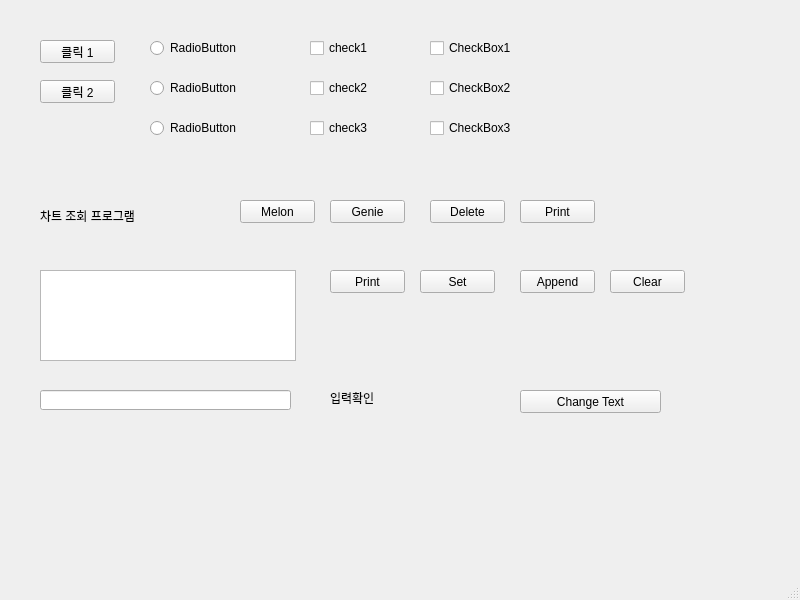
<?xml version="1.0" encoding="UTF-8"?>
<ui version="4.0">
 <class>MainWindow</class>
 <widget class="QMainWindow" name="MainWindow">
  <property name="geometry">
   <rect>
    <x>0</x>
    <y>0</y>
    <width>800</width>
    <height>600</height>
   </rect>
  </property>
  <property name="windowTitle">
   <string>MainWindow</string>
  </property>
  <widget class="QWidget" name="centralwidget">
   <widget class="QPushButton" name="pushButton_1">
    <property name="geometry">
     <rect>
      <x>40</x>
      <y>40</y>
      <width>75</width>
      <height>23</height>
     </rect>
    </property>
    <property name="text">
     <string>클릭 1</string>
    </property>
   </widget>
   <widget class="QPushButton" name="pushButton_2">
    <property name="geometry">
     <rect>
      <x>40</x>
      <y>80</y>
      <width>75</width>
      <height>23</height>
     </rect>
    </property>
    <property name="text">
     <string>클릭 2</string>
    </property>
   </widget>
   <widget class="QRadioButton" name="radioButton_1">
    <property name="geometry">
     <rect>
      <x>150</x>
      <y>40</y>
      <width>90</width>
      <height>16</height>
     </rect>
    </property>
    <property name="text">
     <string>RadioButton</string>
    </property>
   </widget>
   <widget class="QRadioButton" name="radioButton_2">
    <property name="geometry">
     <rect>
      <x>150</x>
      <y>80</y>
      <width>90</width>
      <height>16</height>
     </rect>
    </property>
    <property name="text">
     <string>RadioButton</string>
    </property>
   </widget>
   <widget class="QRadioButton" name="radioButton_3">
    <property name="geometry">
     <rect>
      <x>150</x>
      <y>120</y>
      <width>90</width>
      <height>16</height>
     </rect>
    </property>
    <property name="text">
     <string>RadioButton</string>
    </property>
   </widget>
   <widget class="QCheckBox" name="check1">
    <property name="geometry">
     <rect>
      <x>310</x>
      <y>40</y>
      <width>81</width>
      <height>16</height>
     </rect>
    </property>
    <property name="text">
     <string>check1</string>
    </property>
   </widget>
   <widget class="QCheckBox" name="check2">
    <property name="geometry">
     <rect>
      <x>310</x>
      <y>80</y>
      <width>81</width>
      <height>16</height>
     </rect>
    </property>
    <property name="text">
     <string>check2</string>
    </property>
   </widget>
   <widget class="QCheckBox" name="check3">
    <property name="geometry">
     <rect>
      <x>310</x>
      <y>120</y>
      <width>81</width>
      <height>16</height>
     </rect>
    </property>
    <property name="text">
     <string>check3</string>
    </property>
   </widget>
   <widget class="QCheckBox" name="checkBox1">
    <property name="geometry">
     <rect>
      <x>430</x>
      <y>40</y>
      <width>101</width>
      <height>16</height>
     </rect>
    </property>
    <property name="text">
     <string>CheckBox1</string>
    </property>
   </widget>
   <widget class="QCheckBox" name="checkBox2">
    <property name="geometry">
     <rect>
      <x>430</x>
      <y>80</y>
      <width>101</width>
      <height>16</height>
     </rect>
    </property>
    <property name="text">
     <string>CheckBox2</string>
    </property>
   </widget>
   <widget class="QCheckBox" name="checkBox3">
    <property name="geometry">
     <rect>
      <x>430</x>
      <y>120</y>
      <width>101</width>
      <height>16</height>
     </rect>
    </property>
    <property name="text">
     <string>CheckBox3</string>
    </property>
   </widget>
   <widget class="QLabel" name="label">
    <property name="geometry">
     <rect>
      <x>40</x>
      <y>200</y>
      <width>201</width>
      <height>31</height>
     </rect>
    </property>
    <property name="text">
     <string>차트 조회 프로그램</string>
    </property>
   </widget>
   <widget class="QPushButton" name="melonButton">
    <property name="geometry">
     <rect>
      <x>240</x>
      <y>200</y>
      <width>75</width>
      <height>23</height>
     </rect>
    </property>
    <property name="text">
     <string>Melon</string>
    </property>
   </widget>
   <widget class="QPushButton" name="genieButton">
    <property name="geometry">
     <rect>
      <x>330</x>
      <y>200</y>
      <width>75</width>
      <height>23</height>
     </rect>
    </property>
    <property name="text">
     <string>Genie</string>
    </property>
   </widget>
   <widget class="QPushButton" name="printButton">
    <property name="geometry">
     <rect>
      <x>520</x>
      <y>200</y>
      <width>75</width>
      <height>23</height>
     </rect>
    </property>
    <property name="text">
     <string>Print</string>
    </property>
   </widget>
   <widget class="QPushButton" name="deleteButton">
    <property name="geometry">
     <rect>
      <x>430</x>
      <y>200</y>
      <width>75</width>
      <height>23</height>
     </rect>
    </property>
    <property name="text">
     <string>Delete</string>
    </property>
   </widget>
   <widget class="QTextBrowser" name="textBrowser">
    <property name="geometry">
     <rect>
      <x>40</x>
      <y>270</y>
      <width>256</width>
      <height>91</height>
     </rect>
    </property>
   </widget>
   <widget class="QPushButton" name="settextButton">
    <property name="geometry">
     <rect>
      <x>420</x>
      <y>270</y>
      <width>75</width>
      <height>23</height>
     </rect>
    </property>
    <property name="text">
     <string>Set</string>
    </property>
   </widget>
   <widget class="QPushButton" name="appendtextButton">
    <property name="geometry">
     <rect>
      <x>520</x>
      <y>270</y>
      <width>75</width>
      <height>23</height>
     </rect>
    </property>
    <property name="text">
     <string>Append</string>
    </property>
   </widget>
   <widget class="QPushButton" name="printbrowserButton">
    <property name="geometry">
     <rect>
      <x>330</x>
      <y>270</y>
      <width>75</width>
      <height>23</height>
     </rect>
    </property>
    <property name="text">
     <string>Print</string>
    </property>
   </widget>
   <widget class="QPushButton" name="clearButton">
    <property name="geometry">
     <rect>
      <x>610</x>
      <y>270</y>
      <width>75</width>
      <height>23</height>
     </rect>
    </property>
    <property name="text">
     <string>Clear</string>
    </property>
   </widget>
   <widget class="QLineEdit" name="lineEdit">
    <property name="geometry">
     <rect>
      <x>40</x>
      <y>390</y>
      <width>251</width>
      <height>20</height>
     </rect>
    </property>
   </widget>
   <widget class="QPushButton" name="lineeditchangeButton">
    <property name="geometry">
     <rect>
      <x>520</x>
      <y>390</y>
      <width>141</width>
      <height>23</height>
     </rect>
    </property>
    <property name="text">
     <string>Change Text</string>
    </property>
   </widget>
   <widget class="QLabel" name="label_text">
    <property name="geometry">
     <rect>
      <x>330</x>
      <y>390</y>
      <width>161</width>
      <height>16</height>
     </rect>
    </property>
    <property name="text">
     <string>입력확인</string>
    </property>
   </widget>
  </widget>
  <widget class="QMenuBar" name="menubar">
   <property name="geometry">
    <rect>
     <x>0</x>
     <y>0</y>
     <width>800</width>
     <height>21</height>
    </rect>
   </property>
  </widget>
  <widget class="QStatusBar" name="statusbar"/>
 </widget>
 <resources/>
 <connections/>
</ui>
